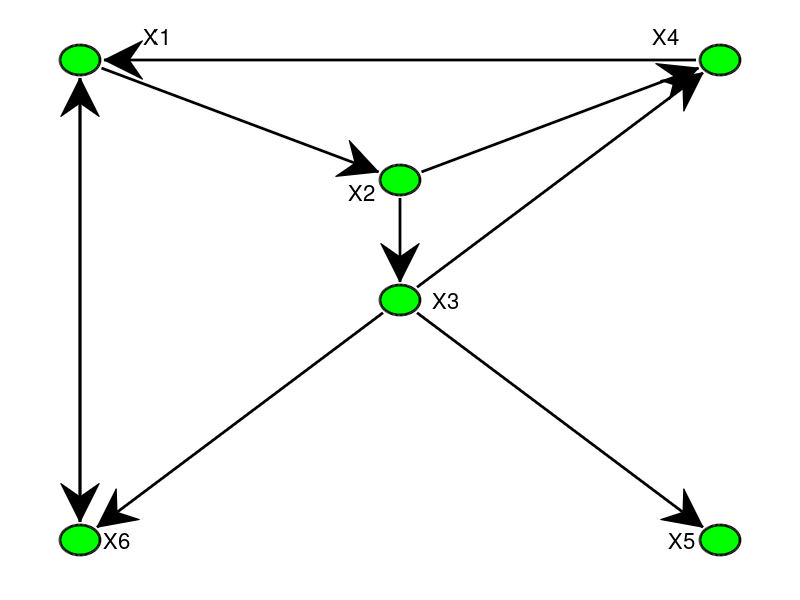

The MATLAB script that drew this image: (Note: this script raises an error after producing the figure.)
%% Page Rank Demo
%PMTKslow
%PMTKinteractive
%%
function pagerankDemoGui
% PAGERANKDEMO draws the 6-node "tiny web" in Section 2.11 of "Numerical
% Computing with MATLAB", by Cleve Moler, SIAM, 2004.  It then simulates the
% computation of Google's PageRank algorithm, by randomly selecting links to
% traverse.  If a link is traversed, the edge and the target node are displayed
% in red.  If the "random surfer" jumps to an arbitrary page, the target node
% is displayed in blue.  The number of hits at each node, and the page rank
% (in %) are displayed % on each node.  Note that after a large number of
% steps, the PageRanks (in percentages) converge to the values given in Section
% 2.11 of Moler (alpha: .321, sigma: .2007, beta: .1705, delta: .1368,
% gamma: .1066, rho: .0643).  See http://www.mathworks.com/moler for more
% details (the pagerank M-file, in particular).
%
% Note that this method is NOT how the PageRank is actually computed.  Instead
% the eigenvalue problem A*x=x is solved for x, where A is the Markov
% transition matrix, A = p*G*D + e*z', where G is the binary matrix used here.
% The method here is a simplistic random-hopping demonstration of the Markov
% process, to motivate the A*x=x formulation of the problem.  In this example,
% A does control how the transitions are made, but the matrix A is not formed
% explicitly.
%
% This demo only operates on a single graph.  It is meant as a simple demo
% only, suitable for in-class use.  To compute the PageRanks for an arbitrary
% graph, use pagerank.m, or the power method (repeat x=A*x until convergence,
% where A is the Markov transition matrix of the web).
%
% Example:
%   pagerankdemo
%
% See also pagerank
%
% I suggest single-stepping a dozen times or so to see the link traversal in
% process, and then type "1000".  Hit control-C to quit.
%
% Copyright 2007, Tim Davis, University of Florida

% Modifed by Kevin Murphy 26 Nov 97: I just changed the node names
% to numbers, for brevity and ease of comparison to entries in the matrix/vector

% Initial graph
Graph = graphinit ;
rand ('state', 0) ;
n = size (Graph.G, 1) ;

help pagerankdemo

% initialize the page counts
hits = zeros (1,n) ;
oldwhere = 1 ;
where = 1 ;
hits (where) = 1 ;
set (Graph.node (where), 'FaceColor', [0 0 1]) ;

p = 0.85 ;		% probability a link will be followed
c = sum (Graph.G) ;	% outgoing degree

links = cell (1,n) ;
for k = 1:n
    links {k} = find (Graph.G (:,k)) ;
end

follow_link = 0 ;
printPmtkFigure('smallwebMoler');
input ('hit enter to start at node alpha: ') ;

% write the stats to the figure
set (Graph.nodelabel (where), 'string', ...
	sprintf ('%s %d (%3.1f%%)', Graph.nodes {where}, hits (where), ...
	100 * hits (where) / sum (hits))) ;

input ('hit enter to take one step: ') ;
steps = 1 ;

% repeat
while (1)

    % clear the old color and old arrow
    set (Graph.node (where), 'FaceColor', [0 1 0]) ;
    if (follow_link)
	set (Graph.arrows (where,oldwhere), 'LineWidth', 2) ;
	set (Graph.arrows (where,oldwhere), 'Color', [0 0 0]) ;
    end

    % determine where to go to next
    oldwhere = where ;
    if (c (where) == 0 || rand > p)
	% no outgoing links, or ignore the links
	follow_link = 0 ;
	where = floor (n * rand + 1) ;
	set (Graph.node (where), 'FaceColor', [0 0 1]) ;
    else
	% move along the link
	follow_link = 1 ;
	where = links{where}(floor (c (where) * rand + 1)) ;
	set (Graph.node (where), 'FaceColor', [1 0 0]) ;
	set (Graph.arrows (where,oldwhere), 'LineWidth', 5) ;
	set (Graph.arrows (where,oldwhere), 'Color', [1 0 0]) ;
    end

    % increment the hit count
    hits (where) = hits (where) + 1 ;

    % write the stats to the figure
    for k = 1:n
	set (Graph.nodelabel (k), 'string', ...
	sprintf ('%s %d (%3.1f%%)', Graph.nodes {k}, hits (k), ...
	100 * hits (k) / sum (hits))) ;
    end

    drawnow

    % go the next step
    steps = steps - 1 ;
    if (steps <= 0)
        steps = input ...
	    ('number of steps to make (default 1, control-C to quit): ') ;
	if (steps == 0)
	    break ;
	end
	if (isempty (steps))
	    steps = 1 ;
	end
    end

end
end
%-------------------------------------------------------------------------------

function Graph = graphinit
% GRAPHINIT create the tiny-web example in Moler, section 2.11, and draw it.
% Example
%   G = graphinit ;

figure (1)
clf

nodes = { 'X1', 'X2', 'X3', 'X4', 'X5', 'X6' } ;

xy = [
0 4
1 3
1 2
2 4
2 0
0 0
] ;

x = xy (:,1) ;
y = xy (:,2) ;

% scale x and y to be in the range 0.1 to 0.9
x = 0.8 * x / 2 + .1 ;
y = 0.8 * y / 4 + .1 ;
xy = [x y] ;

xy_delta = [
 .08 .04 0
-.03 -.02 -1
 .04  0   0
-.05  .04 -1
-.03  0  -1
 .03  0   0
] ;

xd = xy_delta (:,1) ;
yd = xy_delta (:,2) ;
tjust = xy_delta (:,3) ;

G = [
0 0 0 1 0 1
1 0 0 0 0 0
0 1 0 0 0 0
0 1 1 0 0 0
0 0 1 0 0 0
1 0 1 0 0 0 ] ;

clf

n = size (G,1) ;

axes ('Position', [0 0 1 1], 'Visible', 'off') ;

node = zeros (n,1) ;
nodelabel = zeros (n,1) ;
for k = 1:n
    node (k) = annotation ('ellipse', [x(k)-.025 y(k)-.025 .05 .05]) ;
    set (node (k), 'LineWidth', 2) ;
    set (node (k), 'FaceColor', [0 1 0]) ;
    nodelabel (k) = text (x (k) + xd (k), y (k) + yd (k), nodes {k}, ...
	'Units', 'normalized', 'FontSize', 16) ;
    if (tjust (k) < 0) 
	set (nodelabel (k), 'HorizontalAlignment', 'right') ;
    end
end


axis off

% Yes, I realize that this is overkill; arrows should be sparse.
% This example is not meant for large graphs.
arrows = zeros (n,n) ;

[i j] = find (G) ;
for k = 1:length (i)
    % get the center of the two nodes
    figx = [x(j(k)) x(i(k))] ;
    figy = [y(j(k)) y(i(k))] ;
%   [figx figy] = dsxy2figxy (gca, axx, axy);
    % shorten the arrows by s units at each end
    s = 0.03 ;
    len = sqrt (diff (figx)^2 + diff (figy)^2) ;
    fy (1) = diff (figy) * (s/len) + figy(1) ;
    fy (2) = diff (figy) * (1-s/len) + figy(1) ;
    fx (1) = diff (figx) * (s/len) + figx(1) ;
    fx (2) = diff (figx) * (1-s/len) + figx(1) ;
    arrows (i(k),j(k)) = annotation ('arrow', fx, fy) ;
    set (arrows (i(k),j(k)), 'LineWidth', 2) ;
    set (arrows (i(k),j(k)), 'HeadLength', 20) ;
    set (arrows (i(k),j(k)), 'HeadWidth', 20) ;
end

Graph.G = G ;
Graph.nodes = nodes ;
Graph.node = node ;
Graph.xy = xy ;
Graph.xy_delta = xy_delta ;
Graph.nodelabel = nodelabel ;
Graph.arrows = arrows ;

end
